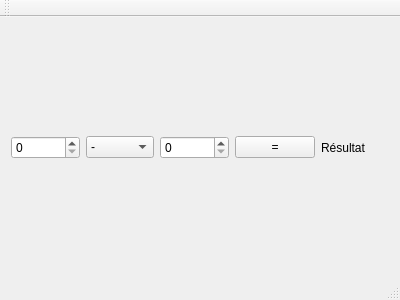
<?xml version="1.0" encoding="UTF-8"?>
<ui version="4.0">
 <class>FenCalculatrice</class>
 <widget class="QMainWindow" name="FenCalculatrice">
  <property name="geometry">
   <rect>
    <x>0</x>
    <y>0</y>
    <width>400</width>
    <height>300</height>
   </rect>
  </property>
  <property name="windowTitle">
   <string>FenCalculatrice</string>
  </property>
  <widget class="QWidget" name="centralWidget">
   <layout class="QHBoxLayout" name="horizontalLayout_5">
    <item>
     <widget class="QSpinBox" name="nombre1"/>
    </item>
    <item>
     <widget class="QComboBox" name="operation">
      <item>
       <property name="text">
        <string>-</string>
       </property>
      </item>
      <item>
       <property name="text">
        <string>*</string>
       </property>
      </item>
      <item>
       <property name="text">
        <string>/</string>
       </property>
      </item>
      <item>
       <property name="text">
        <string>+</string>
       </property>
      </item>
     </widget>
    </item>
    <item>
     <widget class="QSpinBox" name="nombre2"/>
    </item>
    <item>
     <widget class="QPushButton" name="boutonEgal">
      <property name="text">
       <string>=</string>
      </property>
     </widget>
    </item>
    <item>
     <widget class="QLabel" name="resultat">
      <property name="text">
       <string>Résultat</string>
      </property>
     </widget>
    </item>
   </layout>
  </widget>
  <widget class="QMenuBar" name="menuBar">
   <property name="geometry">
    <rect>
     <x>0</x>
     <y>0</y>
     <width>400</width>
     <height>17</height>
    </rect>
   </property>
  </widget>
  <widget class="QToolBar" name="mainToolBar">
   <attribute name="toolBarArea">
    <enum>TopToolBarArea</enum>
   </attribute>
   <attribute name="toolBarBreak">
    <bool>false</bool>
   </attribute>
  </widget>
  <widget class="QStatusBar" name="statusBar"/>
 </widget>
 <layoutdefault spacing="6" margin="11"/>
 <resources/>
 <connections/>
</ui>
